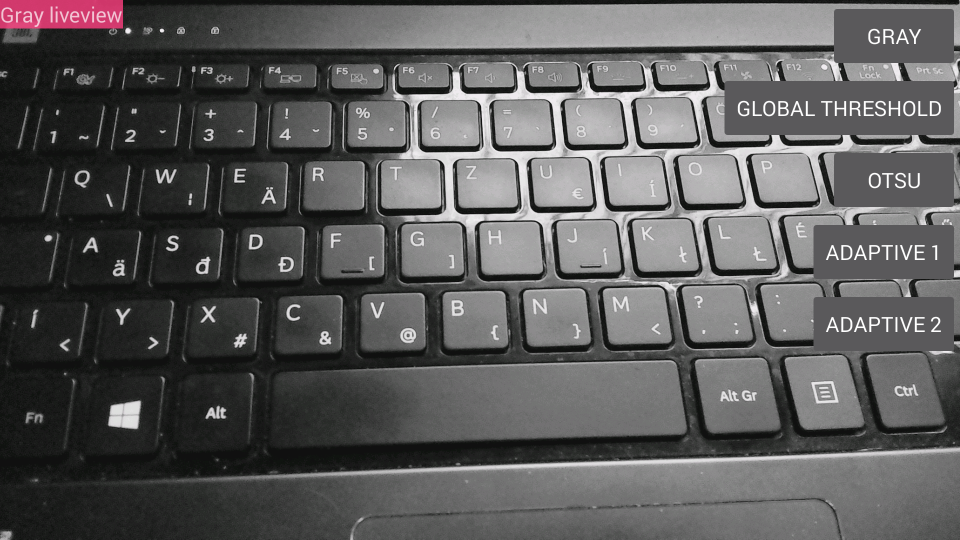
#> input picture Példatár/screen01_h.png, 960 x 540 px
$ python 04_06_d_threshold_trackbar.py
#> lines starting #> are read from the running program, lines starting #| are printed output that depends on the picture; after the words box and inside, x2 and y2 are one past the last pixel; in counts of white or black regions, pixels touching at a corner belong together

import cv2
import numpy as np


def on_threshold_trackbar(trackPos):
    print('Global threshold at intensity value {}.'.format(trackPos))
    threshold, im_thresh = cv2.threshold(src, trackPos, 255, cv2.THRESH_BINARY)
    cv2.imshow('Result', im_thresh)


src = cv2.imread('screen01_h.png', cv2.IMREAD_GRAYSCALE)
#> src: shape (540, 960); min 16, max 255, mean 89.9
cv2.imshow('Source', src)

otsuThreshold, im_thresh = cv2.threshold(src, -1, 255, cv2.THRESH_BINARY + cv2.THRESH_OTSU)
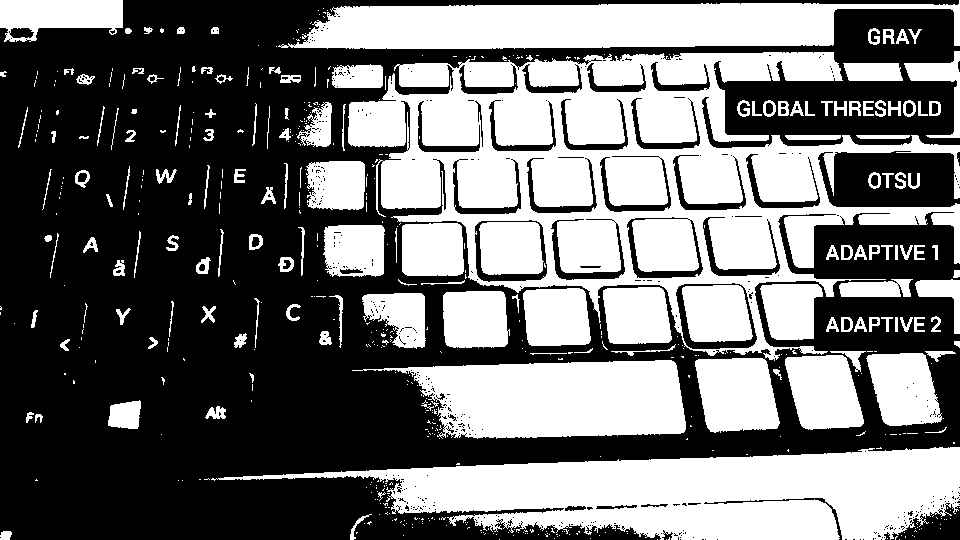
#> im_thresh: shape (540, 960); 43.9% white; 556 white regions (401 under 20 px), largest, box (x1, y1, x2, y2) and area: (348, 52, 960, 361) 78555, (211, 447, 960, 540) 40204, (278, 0, 960, 49) 23074
#> otsuThreshold = 95
print('Detected Otsu threshold = {}'.format(otsuThreshold))
#| Detected Otsu threshold = 95.0
cv2.imshow('Result', im_thresh)

cv2.createTrackbar('threshold', 'Result', int(otsuThreshold), 255, on_threshold_trackbar)
cv2.waitKey(0)

cv2.destroyAllWindows()
